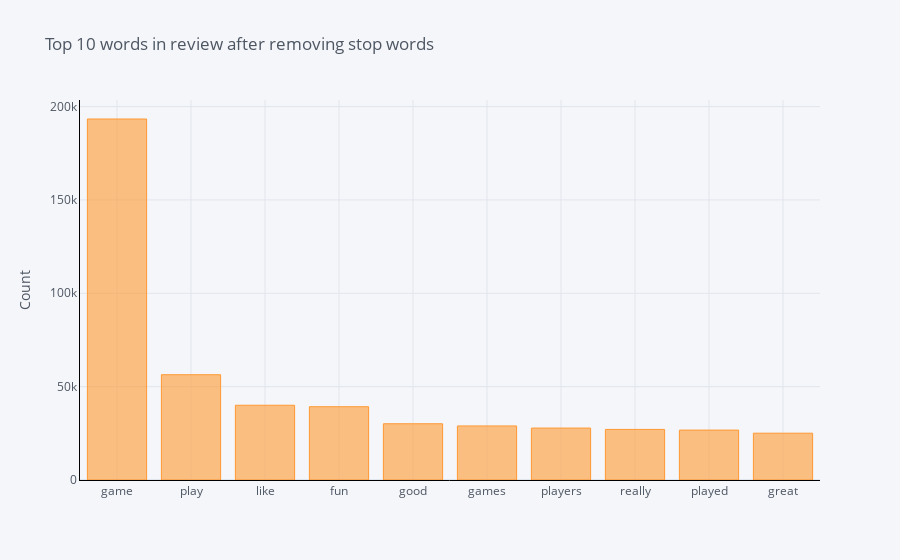

The notebook cell saved with this chart:
### Markdown cell above
<b>As majority of the words are stopwards it is better to remove the stop words as they do not provide any additional information.</b>

### Code cell
def get_top_n_words(corpus, n=None):
    vec = CountVectorizer(stop_words = 'english').fit(corpus)
    bag_of_words = vec.transform(corpus)
    sum_words = bag_of_words.sum(axis=0) 
    words_freq = [(word, sum_words[0, idx]) for word, idx in vec.vocabulary_.items()]
    words_freq =sorted(words_freq, key = lambda x: x[1], reverse=True)
    return words_freq[:n]
common_words = get_top_n_words(X_train, 10)
#for word, freq in common_words:
#    print(word, freq)
df2 = pd.DataFrame(common_words, columns = ['comment' , 'count'])
df2.groupby('comment').sum()['count'].sort_values(ascending=False).iplot(
    kind='bar', yTitle='Count', linecolor='black', title='Top 10 words in review after removing stop words')

### Figure 1 — Plotly figure (JSON) as saved in the notebook; plotly's stock layout.template omitted (floating-point values rounded to 4 significant figures)
{"data": [{"marker": {"color": "rgba(255, 153, 51, 0.6)", "line": {"color": "rgba(255, 153, 51, 1.0)", "width": 1}}, "name": "count", "orientation": "v", "text": "", "type": "bar", "x": ["game", "play", "like", "fun", "good", "games", "players", "really", "played", "great"], "y": [193351, 56384, 40028, 39249, 30130, 28950, 27811, 27084, 26725, 25064]}], "layout": {"legend": {"bgcolor": "#F5F6F9", "font": {"color": "#4D5663"}}, "paper_bgcolor": "#F5F6F9", "plot_bgcolor": "#F5F6F9", "title": {"font": {"color": "#4D5663"}, "text": "Top 10 words in review after removing stop words"}, "xaxis": {"gridcolor": "#E1E5ED", "linecolor": "black", "showgrid": true, "tickfont": {"color": "#4D5663"}, "title": {"font": {"color": "#4D5663"}, "text": ""}, "zerolinecolor": "#E1E5ED"}, "yaxis": {"gridcolor": "#E1E5ED", "linecolor": "black", "showgrid": true, "tickfont": {"color": "#4D5663"}, "title": {"font": {"color": "#4D5663"}, "text": "Count"}, "zerolinecolor": "#E1E5ED"}}}
